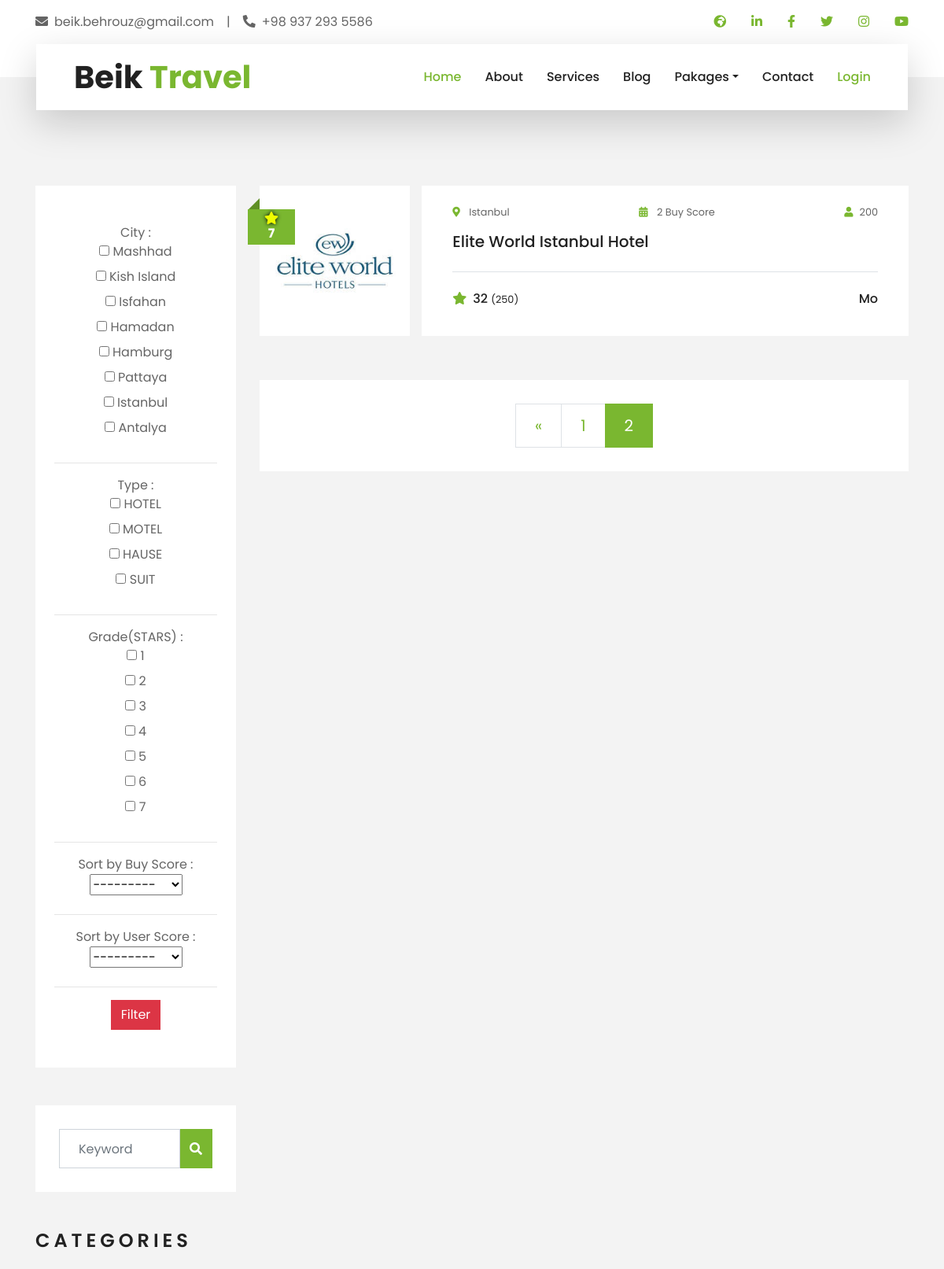
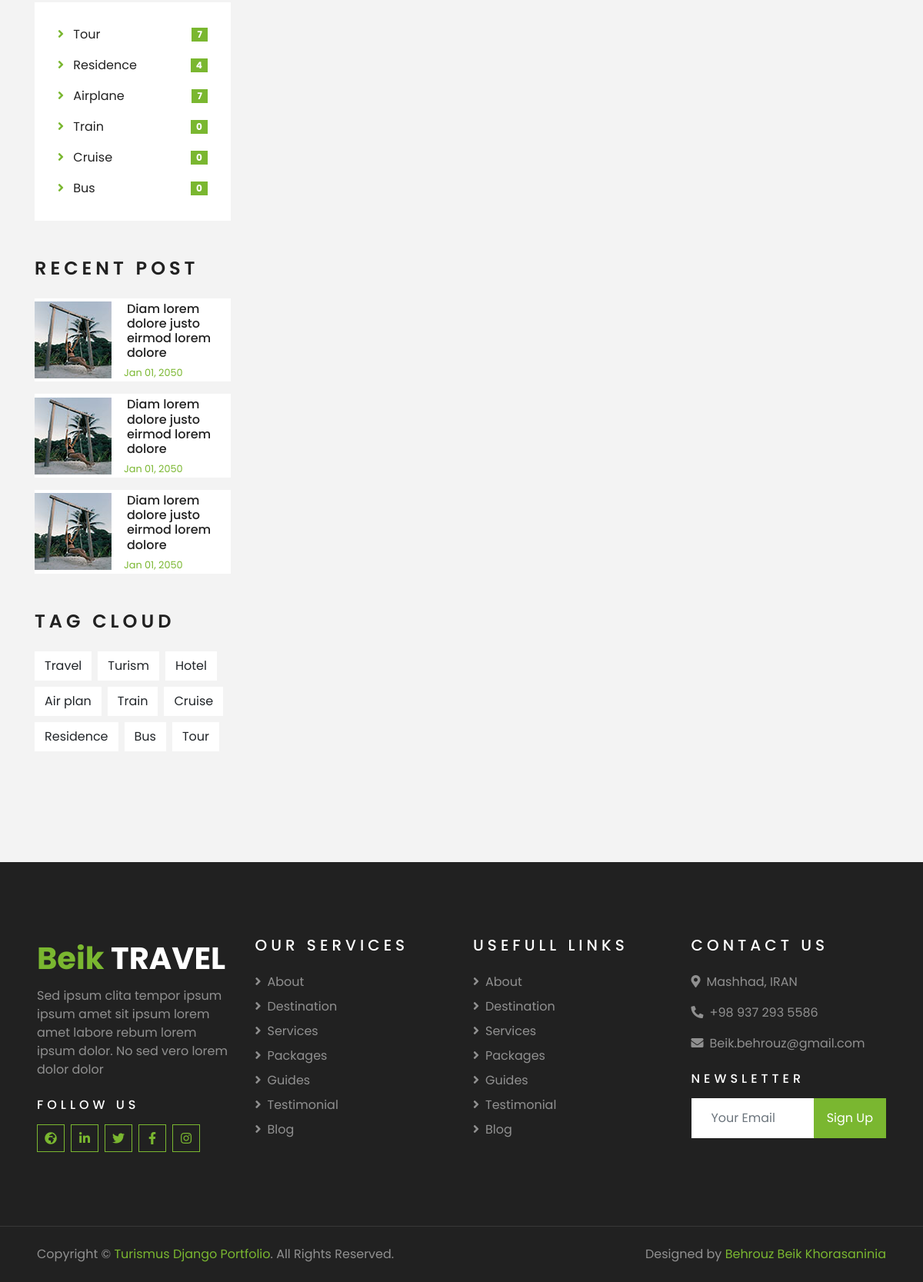
The page /Residence/?page=2 on the database its author committed (2 pictures, top to bottom).
### Home/models.py (models this page shows, shortened)
class Residence (models.Model):
    RESIDENCE_TYPE=(
        ('Ho','HOTEL'),
        ('Mo','MOTEL'),
        ('HA','HAUSE'),
        ('Su','SUIT'),
    )
    GSTAR=(
        (1,'1'),
        (2,'2'),
        (3,'3'),
        (4,'4'),
        (5,'5'),
        (6,'6'),
        (7,'7'),
    )
    name = models.CharField ( max_length=50 )
    type = models.CharField ( max_length=2,choices=RESIDENCE_TYPE )
    city = models.ForeignKey(City, on_delete=models.CASCADE, blank=True,null=True)
    address = models.TextField (  )
    telnum = models.CharField ( max_length=15 )
    logo = models.ImageField ( blank=True,null=True,upload_to='logo' )
    image = models.ImageField ( blank=True,null=True,upload_to=None )
    graid_star=models.PositiveIntegerField(choices=GSTAR, default=0, blank=True,null=True)
    buyscore = models.PositiveIntegerField ( blank=True,null=True )
    userscore = models.PositiveIntegerField ( blank=True,null=True, )
    capacity = models.PositiveBigIntegerField(blank=True,null=True)

class City (models.Model):
    state = models.ForeignKey(State, on_delete=models.CASCADE)
    city = models.CharField(max_length=50, unique=True)
    image = models.ImageField(upload_to='City', blank=True, null=True)
    home_page_display = models.BooleanField(default=False)
    short_description = models.CharField(max_length=25, blank=True, null=True)
    def __str__(self):
        return self.city

### Home/views.py (the view)
# urls.py: path('Residence/', views.residence, name='residence'),
def residence(request):
    class counter():
        tour = Tour.objects.all().count()
        airplane = Transport.objects.filter(beginning__type='Pl').count()
        train = Transport.objects.filter(beginning__type='Tr').count()
        bus = Transport.objects.filter(beginning__type='BU').count()
        cruise = Transport.objects.filter(beginning__type='Cr').count()
        residence = Residence.objects.all().count()
    residence_list= Residence.objects.all().order_by('-id')
    filter = ResidenceFilter(request.GET,queryset=residence_list)
    residence_list = filter.qs
    paginator = Paginator(residence_list,3)
    page_num = request.GET.get('page')
    page_obj = paginator.get_page(page_num)
    context = {
        'SignIn': 'Sign In',
        'SignOut': 'SignOut',
        'SignUp': 'SignUp',
        'Search': 'Search',
        'Services': 'Services',
        'Menu': 'Menu',
        'counter':counter,
        'residence':page_obj,
        'page_num':page_num,
        'filter':filter,
    }
    return (render(request,'Home/residence.html', context))

### Home/templatetags/home_test.py (called while the page is built)
@register.simple_tag()
def filter_url(number, name, urlencode=None):
    url = '?{}={}'.format(name, number)
    if urlencode:
        sp_query = urlencode.split('&')
        sp_filter = filter(lambda x: x.split('=')[0] != name, sp_query)
        join_query = '&'.join(sp_filter)
        url = '{}&{}'.format(url, join_query)
    return url

### Home/templates/Home/residence.html (shortened to what this page needs)
{% extends '_base.html' %}
{% load home_test %}
{% load static %}
{% load djmoney %}
{% block static%}
<link href="{% static 'lib/owlcarousel/assets/owl.carousel.min.css' %}" rel="stylesheet">
<link href="{% static 'lib/tempusdominus/css/tempusdominus-bootstrap-4.min.css' %}" rel="stylesheet" />
<link href="{% static 'css/style.css' %}" rel="stylesheet">
<link href="{% static 'css/newstyle.css' %}" rel="stylesheet">
{%endblock%}
{% block body %}
<div class="container-fluid py-5">
    <div class="container py-5">
        <div class="row">
            <div class="col-lg-9">
                <div class="row pb-3">
                    <div class="col-md-12 mb-4 pb-2">
                        {% for r in residence %}
                        <div class="blog-item d-flex mb-4">
                            <div class="position-relative col-md-3 pl-0">
                                <img class="img-fluid w-100" src="{{ r.logo.url }}" alt="{{ r.name }}">
                                <div class="blog-date">
                                    <i class="fa fa-star gold"></i>
                                    <bold class="font-weight-bold text-white text-uppercase">{{ r.graid_star }}</bold>
                                </div>
                            </div>
                            <div class="bg-white col-md-9">
                                <div class="p-4">
                                    <div class="d-flex justify-content-between mb-3">
                                        <small class="m-0">
                                            <i class="fa fa-map-marker-alt text-primary mr-2"></i>
                                            {{ r.city.city }}</small>
                                        <small class="m-0">
                                            <i class="fa fa-calendar-alt text-primary mr-2"></i>
                                            {{ r.buyscore }} Buy Score</small>
                                        <small class="m-0">
                                            <i class="fa fa-user text-primary mr-2"></i>{{ r.capacity }}</small>
                                    </div>
                                    <a class="h5 text-decoration-none" href="">{{ r.name }}</a>
                                    <div class="border-top mt-4 pt-4">
                                        <div class="d-flex justify-content-between">
                                            <h6 class="m-0"><i class="fa fa-star text-primary mr-2">
                                                </i>{{ r.userscore }} <small>(250)</small></h6>
                                            <h6 class="m-0">{{ r.type }} </h6>
                                        </div>
                                    </div>
                                </div>
                            </div>
                        </div>
                        {% endfor %}
                    </div>
                    <div class="col-12">
                        <nav aria-label="Page navigation">
                            <ul class="pagination pagination-lg justify-content-center bg-white mb-0"
                                style="padding: 30px;">
                                {% if residence.has_previous %}
                                <li class="page-item">
                                    <a class="page-link" href="{% filter_url residence.previous_page_number 'page' request.GET.urlencode %}" aria-label="Previous">
                                        <span aria-hidden="true">&laquo;</span>
                                    </a>
                                </li>
                                <li class="page-item">
                                    <a class="page-link" href="{% filter_url residence.previous_page_number 'page' request.GET.urlencode %}">
                                        {{ residence.previous_page_number }}
                                    </a>
                                </li>
                                {% endif %}
                                <li class="page-item active">
                                    <a class="page-link" href="{% filter_url residence.number 'page' request.GET.urlencode %}">
                                        {{ residence.number }}
                                    </a>
                                </li>
                            </ul>
                        </nav>
                    </div>
                </div>
            </div>
            <div class="col-lg-3 order-lg-first mt-5 mt-lg-0">
                <div class="d-flex flex-column text-center bg-white mb-5 py-5 px-4">
                    <form action="" method="get">
                        <label for="">City :
                            {{ filter.form.city }}
                        </label><hr>
                        <label for="">Type :
                            {{ filter.form.type }}
                        </label><hr>
                        <label for="">Grade(STARS) :
                            {{ filter.form.graid_star }}
                        </label><hr>
                        <label for="">Sort by Buy Score :
                            {{ filter.form.buyscore }}
                        </label><hr>
                        <label for="">Sort by User Score :
                            {{ filter.form.userscore }}
                        </label><hr>
                        <button type="submit" class="btn btn-danger">Filter</button>
                    </form>
                </div>
                <div class="mb-5">
                    <div class="bg-white" style="padding: 30px;">
                        <div class="input-group">
                            <input type="text" class="form-control p-4" placeholder="Keyword">
                            <div class="input-group-append">
                                <span class="input-group-text bg-primary border-primary text-white"><i
                                        class="fa fa-search"></i></span>
                            </div>
                        </div>
                    </div>
                </div>
                <div class="mb-5">
                    <h4 class="text-uppercase mb-4" style="letter-spacing: 5px;">Categories</h4>
                    <div class="bg-white" style="padding: 30px;">
                        <ul class="list-inline m-0">
                            <li class="mb-3 d-flex justify-content-between align-items-center">
                                <a class="text-dark" href="#">
                                    <i class="fa fa-angle-right text-primary mr-2"></i>
                                    Tour
                                </a>
                                <span class="badge badge-primary badge-pill">{{ counter.tour }}</span>
                            </li>
                            <li class="mb-3 d-flex justify-content-between align-items-center">
                                <a class="text-dark" href="#">
                                    <i class="fa fa-angle-right text-primary mr-2"></i>
                                    Residence
                                </a>
                                <span class="badge badge-primary badge-pill">{{ counter.residence }}</span>
                            </li>
                            <li class="mb-3 d-flex justify-content-between align-items-center">
                                <a class="text-dark" href="#">
                                    <i class="fa fa-angle-right text-primary mr-2"></i>
                                    Airplane
                                </a>
                                <span class="badge badge-primary badge-pill">{{ counter.airplane }}</span>
                            </li>
                            <li class="mb-3 d-flex justify-content-between align-items-center">
                                <a class="text-dark" href="#">
                                    <i class="fa fa-angle-right text-primary mr-2"></i>
                                    Train
                                </a>
                                <span class="badge badge-primary badge-pill">{{ counter.train }}</span>
                            </li>
                            <li class="mb-3 d-flex justify-content-between align-items-center">
                                <a class="text-dark" href="#">
                                    <i class="fa fa-angle-right text-primary mr-2"></i>
                                    Cruise
                                </a>
                                <span class="badge badge-primary badge-pill">{{ counter.cruise }}</span>
                            </li>
                            <li class="d-flex justify-content-between align-items-center">
                                <a class="text-dark" href="#">
                                    <i class="fa fa-angle-right text-primary mr-2"></i>
                                    Bus
                                </a>
                                <span class="badge badge-primary badge-pill">{{ counter.bus }}</span>
                            </li>
                        </ul>
                    </div>
                </div>
                <div class="mb-5">
                    <h4 class="text-uppercase mb-4" style="letter-spacing: 5px;">Recent Post</h4>
                    <a class="d-flex align-items-center text-decoration-none bg-white mb-3" href="">
                        <img class="img-fluid" src="img/blog-100x100.jpg" alt="">
                        <div class="pl-3">
                            <h6 class="m-1">Diam lorem dolore justo eirmod lorem dolore</h6>
                            <small>Jan 01, 2050</small>
                        </div>
                    </a>
                    <a class="d-flex align-items-center text-decoration-none bg-white mb-3" href="">
                        <img class="img-fluid" src="img/blog-100x100.jpg" alt="">
                        <div class="pl-3">
                            <h6 class="m-1">Diam lorem dolore justo eirmod lorem dolore</h6>
                            <small>Jan 01, 2050</small>
                        </div>
                    </a>
                    <a class="d-flex align-items-center text-decoration-none bg-white mb-3" href="">
                        <img class="img-fluid" src="img/blog-100x100.jpg" alt="">
                        <div class="pl-3">
                            <h6 class="m-1">Diam lorem dolore justo eirmod lorem dolore</h6>
                            <small>Jan 01, 2050</small>
                        </div>
                    </a>
                </div>
                <div class="mb-5">
                    <h4 class="text-uppercase mb-4" style="letter-spacing: 5px;">Tag Cloud</h4>
                    <div class="d-flex flex-wrap m-n1">
                        <a href="" class="btn btn-light m-1">Travel</a>
                        <a href="" class="btn btn-light m-1">Turism</a>
                        <a href="" class="btn btn-light m-1">Hotel</a>
                        <a href="" class="btn btn-light m-1">Air plan</a>
                        <a href="" class="btn btn-light m-1">Train</a>
                        <a href="" class="btn btn-light m-1">Cruise</a>
                        <a href="" class="btn btn-light m-1">Residence</a>
                        <a href="" class="btn btn-light m-1">Bus</a>
                        <a href="" class="btn btn-light m-1">Tour</a>
                    </div>
                </div>
            </div>
        </div>
    </div>
</div>
{% endblock %}

### Home/static/css/newstyle.css (style rules this page uses)
.gold { color:rgb(238, 255, 0) !important; text-shadow: 0 0 5px #000; }

### rows shown on the page
Residence: logo (picture), graid_star "7", city.city "Istanbul", buyscore "2", capacity "200", name "Elite World Istanbul Hotel", userscore "32", type "Mo"
City: city "☐ ☐ ☐ ☐ ☐ ☐ ☐ ☐"

### other values the page prints
{{ residence.previous_page_number }} "1"
{{ residence.number }} "2"
{{ counter.tour }} "7"
{{ counter.residence }} "4"
{{ counter.airplane }} "7"
{{ counter.train }} "0"
{{ counter.cruise }} "0"
{{ counter.bus }} "0"
